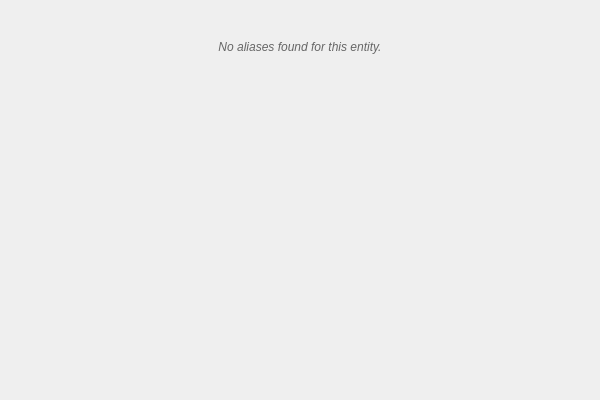
<?xml version="1.0" encoding="UTF-8"?>
<ui version="4.0">
 <class>AliasesTabTemplate</class>
 <widget class="QWidget" name="AliasesTabTemplate">
  <property name="geometry">
   <rect>
    <x>0</x>
    <y>0</y>
    <width>600</width>
    <height>400</height>
   </rect>
  </property>
  <property name="windowTitle">
   <string>Aliases</string>
  </property>
  <layout class="QVBoxLayout" name="mainLayout">
   <item>
    <widget class="QScrollArea" name="scrollArea">
     <property name="widgetResizable">
      <bool>true</bool>
     </property>
     <property name="frameShape">
      <enum>QFrame::NoFrame</enum>
     </property>
     <widget class="QWidget" name="scrollAreaWidgetContents">
      <property name="geometry">
       <rect>
        <x>0</x>
        <y>0</y>
        <width>594</width>
        <height>394</height>
       </rect>
      </property>
      <layout class="QVBoxLayout" name="aliasesLayout">
       <item>
        <widget class="QLabel" name="noAliasesLabel">
         <property name="text">
          <string>No aliases found for this entity.</string>
         </property>
         <property name="alignment">
          <set>Qt::AlignCenter</set>
         </property>
         <property name="styleSheet">
          <string notr="true">padding: 20px; 
text-align: center; 
color: #666; 
font-style: italic;</string>
         </property>
        </widget>
       </item>
       <item>
        <spacer name="verticalSpacer">
         <property name="orientation">
          <enum>Qt::Vertical</enum>
         </property>
         <property name="sizeHint" stdset="0">
          <size>
           <width>20</width>
           <height>40</height>
          </size>
         </property>
        </spacer>
       </item>
      </layout>
     </widget>
    </widget>
   </item>
  </layout>
 </widget>
 <resources/>
 <connections/>
</ui>
